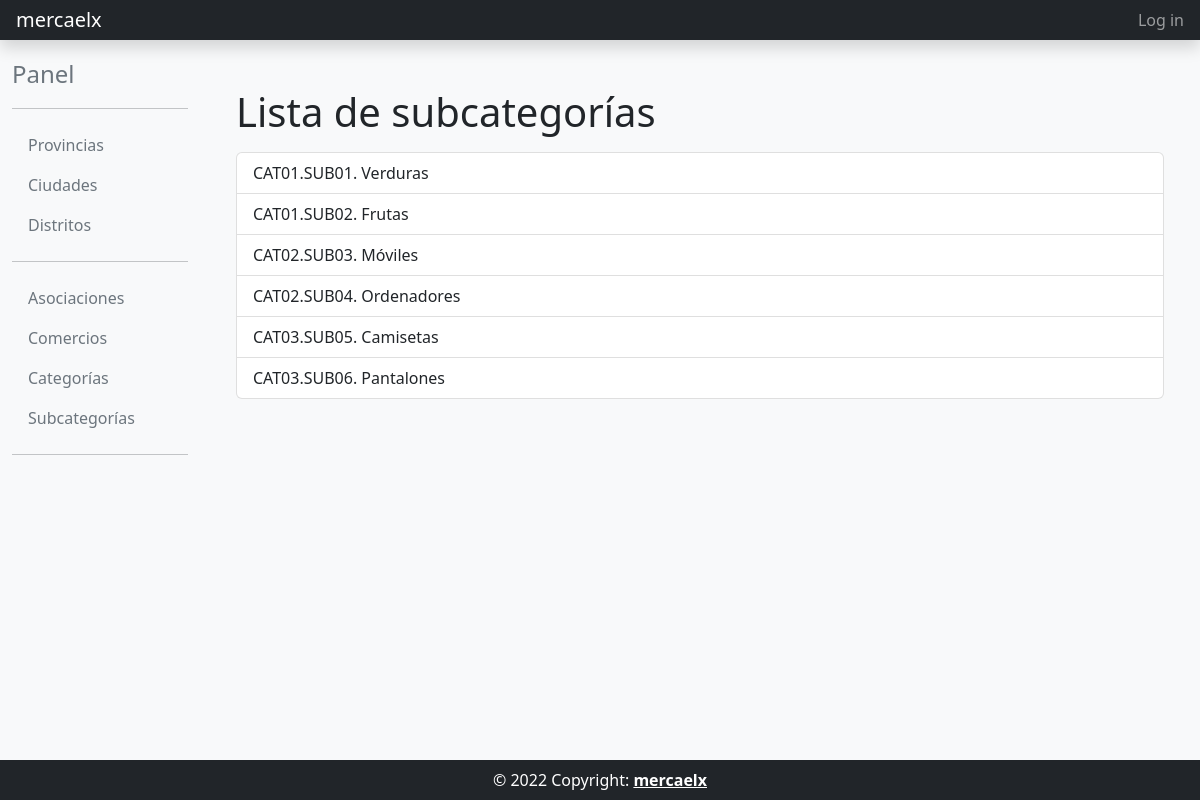
The page /subcategoria_list/ on the database as committed earlier.
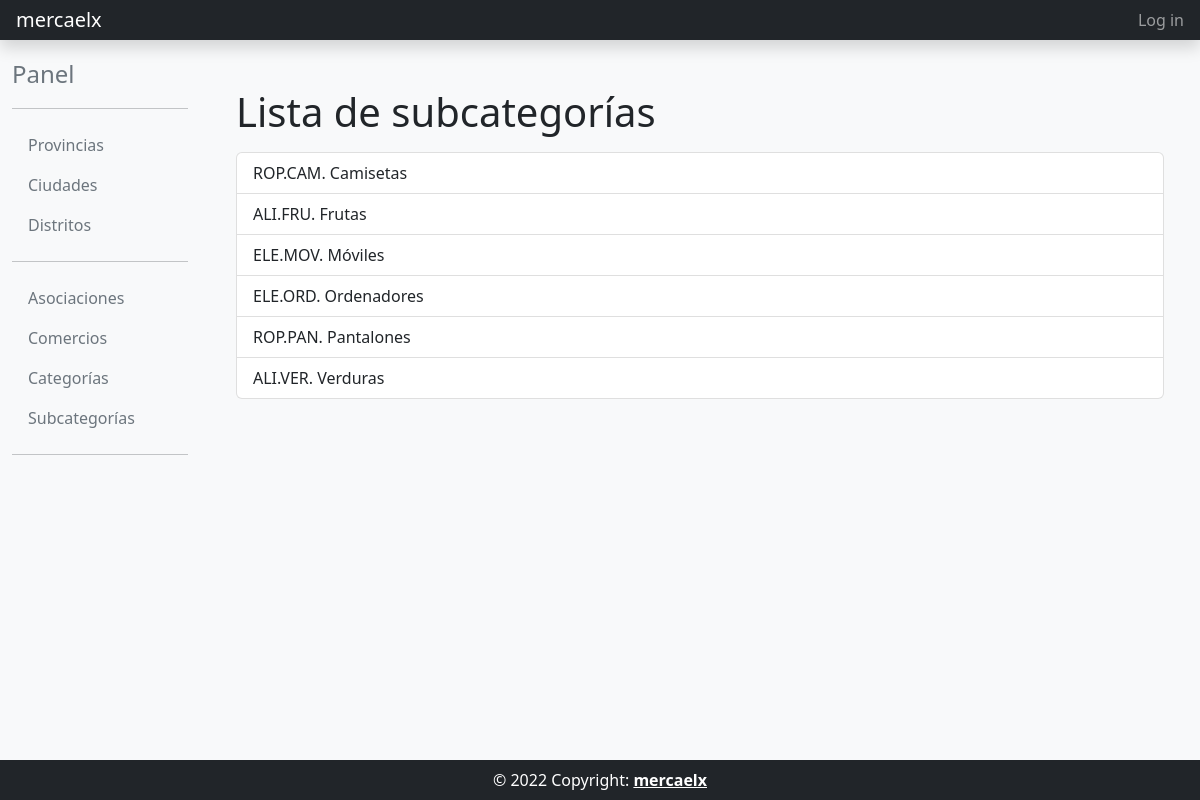
The same page on the database as committed later.
### directorio_comercios/models.py (models this page shows, shortened)
class Subcategoria(models.Model):
    codigo = models.CharField(max_length=10)
    nombre = models.CharField(max_length=256)
    categoria = models.ForeignKey(Categoria, on_delete=models.PROTECT)
    def __str__(self):
        return f"{self.categoria.codigo}.{self.codigo}. {self.nombre}"
    class Meta:
        unique_together = ('categoria', 'nombre')
        verbose_name = 'Subcategoría'
        verbose_name_plural = 'Subcategorías'
        ordering = ['codigo']

class Categoria(models.Model):
    codigo = models.CharField(max_length=10)
    nombre = models.CharField(max_length=256, unique=True)

### directorio_comercios/views.py (the view)
# urls.py: path('subcategoria_list/', comercios_views.SubCategoriaListView.as_view(), name='subcategoria_list'),
class SubCategoriaListView(ListView):
    model = Subcategoria
    template_name = 'directorio_comercios/subcategoria_list.html'

### templates/directorio_comercios/subcategoria_list.html
{% extends "common/base_intranet.html" %}
{% block main_content %}
<div class="container">
    <h1>Lista de subcategorías</h1>
    <ul class="list-group mt-3">
    {% for subcategoria in object_list %}
        <a href="{% url 'subcategoria_detail' pk=subcategoria.id %}" class="list-group-item list-group-item-action">{{ subcategoria }}</a>
    {% empty %}
        <p>No existen categorías.</p>
    {% endfor %}
    </ul>
</div>
{% endblock main_content %}

Rows that differ between the two databases and show on the page:
changed Subcategoria: categoria+codigo+nombre "CAT03.SUB05. Camisetas" → "ROP.CAM. Camisetas"; moves up the list
changed Subcategoria: categoria+codigo+nombre "CAT01.SUB02. Frutas" → "ALI.FRU. Frutas"
changed Subcategoria: categoria+codigo+nombre "CAT02.SUB03. Móviles" → "ELE.MOV. Móviles"
changed Subcategoria: categoria+codigo+nombre "CAT02.SUB04. Ordenadores" → "ELE.ORD. Ordenadores"
changed Subcategoria: categoria+codigo+nombre "CAT03.SUB06. Pantalones" → "ROP.PAN. Pantalones"
changed Subcategoria: categoria+codigo+nombre "CAT01.SUB01. Verduras" → "ALI.VER. Verduras"; moves down the list
